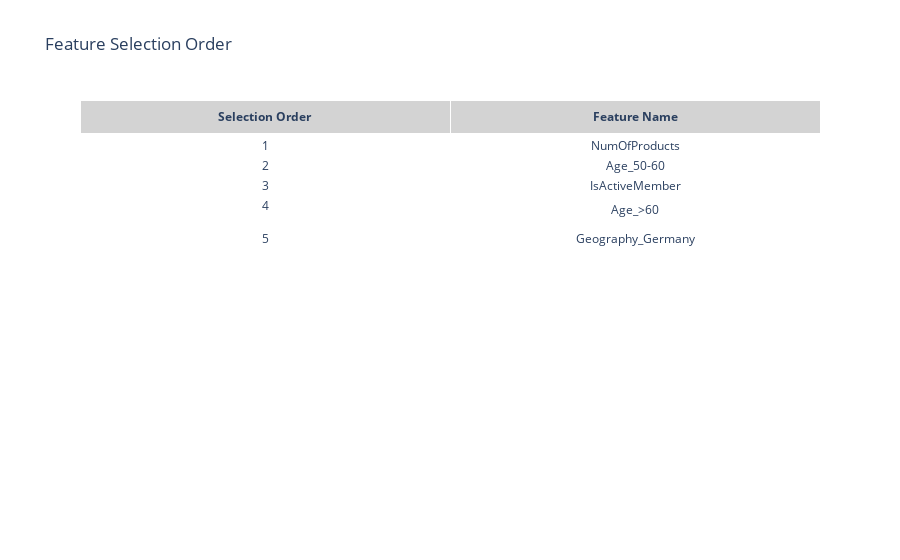

Write notebook code for a chart like this one.
### Code cell
table = go.Figure(data=[go.Table(
    header=dict(values=["<b>Selection Order</b>", "<b>Feature Name</b>"],
                fill_color='lightgrey',
                align='center'),
    cells=dict(values=[list(range(1, len(selected_features) + 1)),
                       [feature_names[i] for i in selected_features]],
               fill_color='white',
               align='center')
)])

table.update_layout(title="Feature Selection Order")
table.show()

### Figure 1 — Plotly figure (JSON) as saved in the notebook; plotly's stock layout.template omitted (floating-point values rounded to 4 significant figures)
{"data": [{"cells": {"align": "center", "fill": {"color": "white"}, "values": [[1, 2, 3, 4, 5], ["NumOfProducts", "Age_50-60", "IsActiveMember", "Age_>60", "Geography_Germany"]]}, "header": {"align": "center", "fill": {"color": "lightgrey"}, "values": ["<b>Selection Order</b>", "<b>Feature Name</b>"]}, "type": "table"}], "layout": {"title": {"text": "Feature Selection Order"}}}
